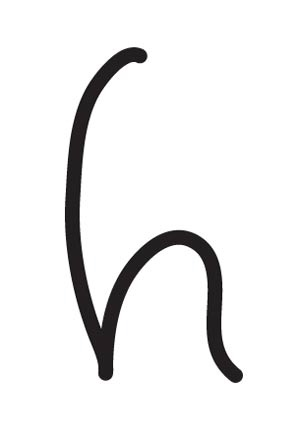
#> input picture sample_images/Letter-h.jpg, 300 x 437 px
$ python resize.py   (older library calls are emulated)
#> lines starting #> are read from the running program, lines starting #| are printed output that depends on the picture
import cv2
filename = 'Letter-h.jpg'
W = 28.
oriimg = cv2.imread(filename,cv2.CV_LOAD_IMAGE_COLOR)
#> oriimg is the input picture: shape (437, 300, 3); mean B, G, R 237.9, 237.8, 238.1
height, width, depth = oriimg.shape
#> height = 437; width = 300; depth = 3
imgScale = W/width
#> imgScale = 0.0933
newX,newY = oriimg.shape[1]*imgScale, oriimg.shape[0]*imgScale
#> newX = 28; newY = 40.79
newimg = cv2.resize(oriimg,(int(newX),int(newY)))
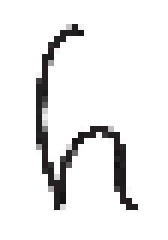
#> newimg: shape (40, 28, 3) (shown 6 times larger); mean B, G, R 236, 235.9, 236.1
cv2.imshow("Show by CV2",newimg)
cv2.waitKey(0)
cv2.imwrite("resizeimg.jpg",newimg)
